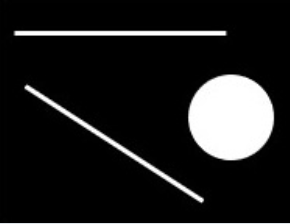
#> input picture 图像认知和OpenCV/霍夫变换/picture.png, 290 x 224 px
$ python '2.霍夫线检测.py'
#> lines starting #> are read from the running program, lines starting #| are printed output that depends on the picture; after the words box and inside, x2 and y2 are one past the last pixel; in counts of white or black regions, pixels touching at a corner belong together
import cv2
import numpy as np
image_np = cv2.imread('./picture.png')
#> image_np is the input picture: shape (224, 290, 3); mean B, G, R 31.5, 31.5, 31.5
image_shape= image_np.shape
#> image_shape = (224, 290, 3)
image_gray = cv2.cvtColor(image_np,cv2.COLOR_BGR2GRAY)
#Canny边缘化
image_canny = cv2.Canny(image_gray,30,70)
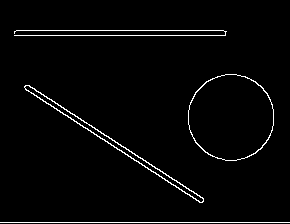
#> image_canny: shape (224, 290); 2.5% white in thin lines or dots, all inside (x1, y1, x2, y2) = (0, 30, 290, 223)
lines= cv2.HoughLines(image_canny,0.8,np.pi/180,90)
#> lines = [[221.6, 1.57], [35.2, 1.57], [29.6, 1.57], [56, 2.15], [60.8, 2.15]]

image_HoughLines = np.zeros(image_shape,dtype = np.uint8)

for line in lines:
    rho,theta = line[0]
    cos_theta = np.cos(theta)
    sin_theta = np.sin(theta)
    #rho = x * cos_theta + y * sin_theta
    #y = (rho - x * cos_theta) / sin_theta
    x1,x2 = 0 , image_shape[1]
    y1 = int((rho - x1 * cos_theta) / sin_theta)
    y2 = int((rho - x2 * cos_theta) / sin_theta)

    cv2.line(image_HoughLines,(x1,y1),(x2,y2),(0,0,255))
#> this loop made 5 passes
#> (rho, theta, cos_theta, sin_theta, y1, y2) on passes 1 to 5: (221.6, 1.57, -4.37e-08, 1, 221, 221), (35.2, 1.57, -4.37e-08, 1, 35, 35), (29.6, 1.57, -4.37e-08, 1, 29, 29), (56, 2.15, -0.545, 0.839, 66, 255), (60.8, 2.15, -0.545, 0.839, 72, 260)
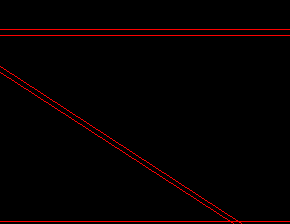
#> image_HoughLines: shape (224, 290, 3); mean of channels 0, 1, 2 0, 0, 5.3; drawn as B, G, R

cv2.imshow('image_np',image_np)
cv2.imshow('image_HoughLines',image_HoughLines)
cv2.waitKey(0)
